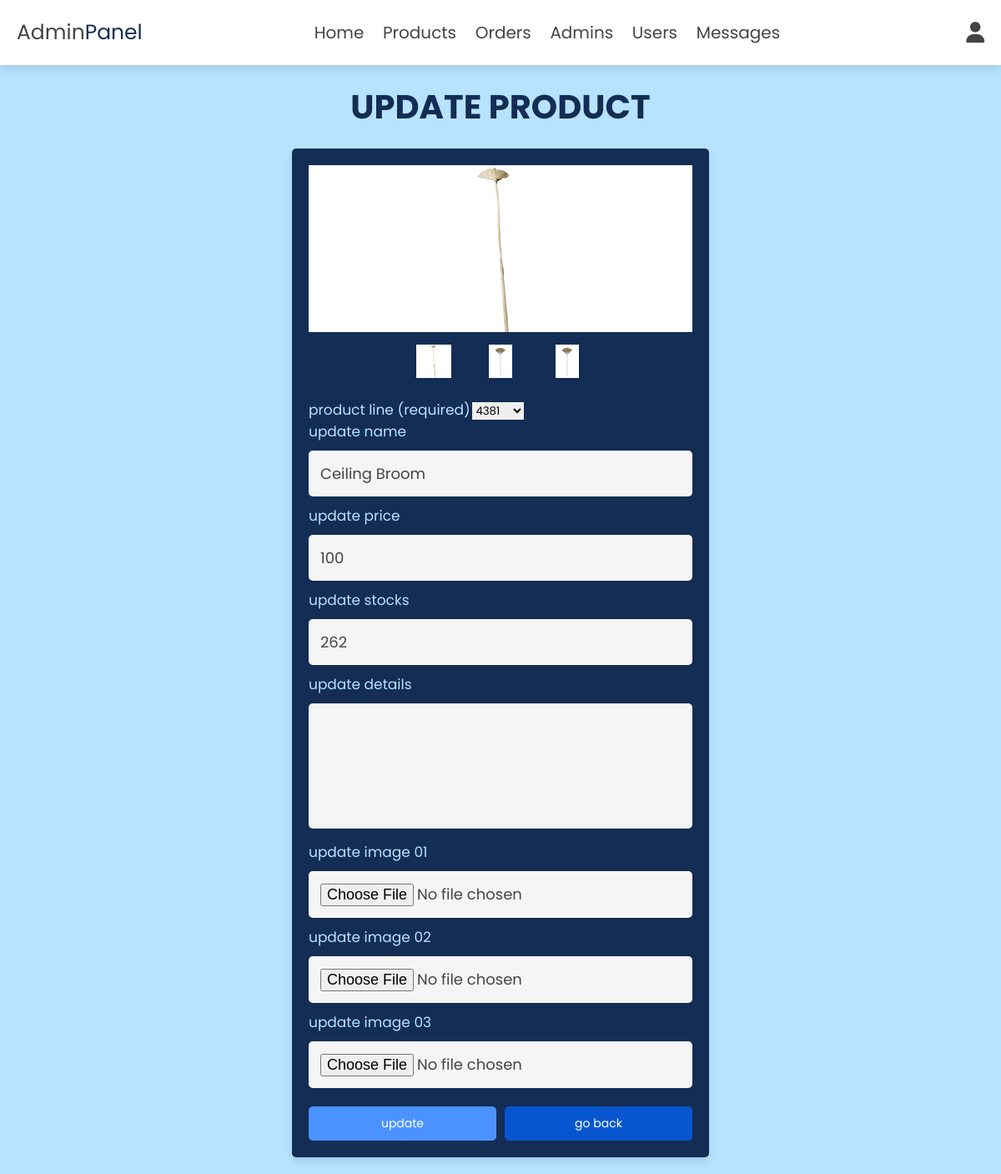
Page /admin/update_product.php?update=5189 (signed in) on the committed database.
### tables this page shows
CREATE TABLE IF NOT EXISTS `products` (
  `id` int(100) NOT NULL AUTO_INCREMENT,
  `Productline_ID` int(11) NOT NULL,
  `ProductlineName` varchar(255) NOT NULL DEFAULT '',
  `name` varchar(100) NOT NULL,
  `details` varchar(500) NOT NULL,
  `price` int(10) NOT NULL,
  `image_01` varchar(100) NOT NULL,
  `image_02` varchar(100) NOT NULL,
  `image_03` varchar(100) NOT NULL,
  `product_stock` int(255) DEFAULT NULL,
  PRIMARY KEY (`id`)
);

### admin/update_product.php (the view, shortened to what this page needs)
<?php
include '../components/connect.php';
?>
<!DOCTYPE html>
<html lang="en">
<head>
   <link rel="stylesheet" href="https://cdnjs.cloudflare.com/ajax/libs/font-awesome/6.1.1/css/all.min.css">
   <link rel="stylesheet" href="../css/admin_style.css">
</head>
<body>
<?php include '../components/admin_header.php'; ?>
<section class="update-product">
   <h1 class="heading">update product</h1>
   <?php
      $update_id = $_GET['update'];
      $select_products = $conn->prepare("SELECT * FROM `products` WHERE id = ?");
      $select_products->execute([$update_id]);
      if($select_products->rowCount() > 0){
         while($fetch_products = $select_products->fetch(PDO::FETCH_ASSOC)){
   ?>
   <form action="" method="post" enctype="multipart/form-data">
      <div class="image-container">
      <div class="boxes">
         <div class="main-image">
            <img src="../uploaded_img/<?= $fetch_products['image_01']; ?>" alt="">
         </div>
         </div>
         <div class="sub-image">
            <img src="../uploaded_img/<?= $fetch_products['image_01']; ?>" alt="">
            <img src="../uploaded_img/<?= $fetch_products['image_02']; ?>" alt="">
            <img src="../uploaded_img/<?= $fetch_products['image_03']; ?>" alt="">
         </div>
      </div>
         <span>product line (required)</span>
         <select name="Productline_ID" id="sort-item" class="select" required>
               <?php
                  $select_productline = $conn->prepare("SELECT * FROM `productline`");
                  $select_productline->execute();
                  if($select_productline->rowCount() > 0){
                     while($fetch_productline = $select_productline->fetch(PDO::FETCH_ASSOC)){
                  ?>
               <option><?= $fetch_productline['Productline_ID']; ?></option>
         <?php
   }
   }
   ?>
         </select><BR>
      <span>update name</span>
      <input type="text" name="name" required class="box" maxlength="100" placeholder="enter product name" value="<?= $fetch_products['name']; ?>">
      <span>update price</span>
      <input type="number" name="price" required class="box" min="0" max="9999999999" placeholder="enter product price" onkeypress="if(this.value.length == 10) return false;" value="<?= $fetch_products['price']; ?>">
      <span>update stocks</span>
      <input type="number" class="box" required max="9999999999" placeholder="enter number of stocks" name="product_stock" value="<?= $fetch_products['product_stock']; ?>">
      <span>update details</span>
      <textarea name="details" class="box" required cols="30" rows="10"><?= $fetch_products['details']; ?></textarea>
      <span>update image 01</span>
      <input type="file" name="image_01" accept="image/jpg, image/jpeg, image/png, image/webp" class="box">
      <span>update image 02</span>
      <input type="file" name="image_02" accept="image/jpg, image/jpeg, image/png, image/webp" class="box">
      <span>update image 03</span>
      <input type="file" name="image_03" accept="image/jpg, image/jpeg, image/png, image/webp" class="box">
      <div class="flex-btn">
         <input type="submit" name="update" class="btn" value="update">
         <a href="products.php" class="option-btn">go back</a>
      </div>
   </form>
   <?php
         }
      }else{
         echo '<p class="empty">no product found!</p>';
      }
   ?>
</section>
</body>
</html>

### css/admin_style.css (style rules this page uses)
:root { --main-color:#142d55; --black:#444; --lightblue:#4b92ff; --aquamarine:#57e3ff; --blue: #0856cf; --white:#fff; --light-color:#B7E3FF; --light-bg:#f5f5f5; --orange:#f39c12; --red: #ff6969; --box-shadow:0 .5rem 1rem rgba(0,0,0,.1); --modal-duration: 1s; --modal-color: #428bca; }
* { font-family: 'Poppins', sans-serif; margin:0; padding:0; box-sizing: border-box; outline: none; border:none; text-decoration: none; }
html { font-size: 62.5%; overflow-x: hidden; }
body { background-color: var(--light-color); background-image: url('../images/gemstar.png'); background-repeat: no-repeat; background-size: 50%; background-position: 105% -90%; background-blend-mode:color-burn; background-attachment: fixed; }
section { padding:2rem; min-width: 100%; margin:0 auto; border-radius: 2rem; }
.heading { font-size: 4rem; color:var(--main-color); margin-bottom: 2rem; text-align: center; text-transform: uppercase; }
.btn, .btns, .delete-btn, .option-btn { display: flex; width: 100%; margin-top: 1.2rem; border-radius: .5rem; padding:1rem 3rem; font-size: 1.4rem; color:var(--white); cursor: pointer; text-align: center; justify-content: center; align-content: flex-end; }
.btn { background-color: var(--lightblue); }
.option-btn { background-color: var(--lightblue); }
.flex-btn { display: flex; gap:1rem; justify-content: flex-end; position: relative; }
.update-product form { background-color: var(--main-color); box-shadow: var(--box-shadow); border-radius: .5rem; border:var(--border); padding:2rem; max-width: 50rem; margin:0 auto; }
.option-btn { background-color: var(--blue); }
.update-product form .image-container { margin-bottom: 2rem; }
.update-product form .image-container .main-image img { height: 20rem; width: 100%; object-fit: contain; }
.update-product form .image-container .boxes { height: 20rem; width: 100%; background-color: white; }
.update-product form .image-container .sub-image { display: flex; gap:1rem; justify-content: center; margin:1rem 0; }
.update-product form .image-container .sub-image img { height: 5rem; width: 7rem; object-fit: contain; padding:.5rem; border:var(--border); cursor: pointer; transition: .2s linear; }
.update-product form .box { width: 100%; border-radius: .5rem; padding:1.4rem; font-size: 1.8rem; color:var(--black); background-color: var(--light-bg); margin:1rem 0; }
.update-product form span { font-size: 1.7rem; color:var(--light-color); }
.update-product form textarea { height: 15rem; resize: none; }

### rows in the picture
products: image_01 (picture), image_02 (picture), image_03 (picture), name "Ceiling Broom", price "100", product_stock "262"

### other values in the picture
form field Productline_ID "4381"
